Frame 1 (no input): blank canvas, image omitted
Frame 60 (the mouse pressed at the canvas centre just before this capture): blank canvas, image omitted
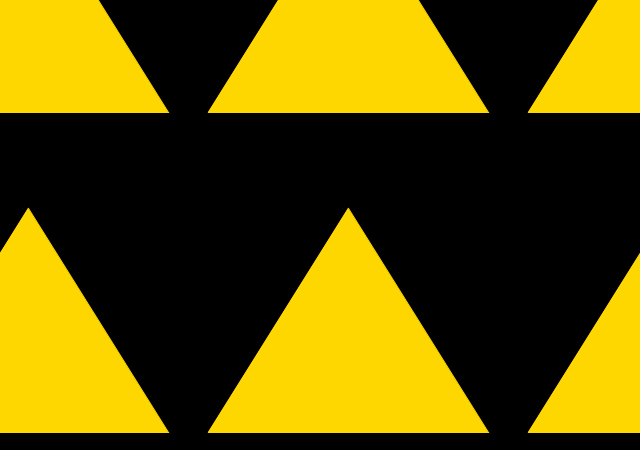
Frame 120 (the mouse held since frame 60 and released just before this capture)

The Processing sketch whose frames 1 and 60 were blank and that drew this single picture after the mouse press (run headless with seeded random() and noise(); from frame 60 on, the mouse is pressed at the canvas centre):

// Processing sketch: processing_43537
// ── processing_43537.pde

// vj monz || vjmonz.com || vimeo.com/vjmonz

float scal , rad, c;


void setup(){
  
    size(640,450);  
    smooth();
    colorMode(HSB);
    scal = 40;
    rad = 40;
}



void draw(){
  
  c+=0.3;
  if(c > 255) c = 0;
  
  background(0);
//
 if( mouseX > 3 ) scal = mouseX;
 if( mouseY > 3 ) rad = mouseY/2;


 
 for ( int x = 0; x < width/8; x++) {
    for ( int y = 0; y < height/8; y++){ 
            

          
             
         stroke(c,255,255); 
         fill(c,255,255);      
          tri ( x * scal, y * scal, rad );
        }
    }
}


void tri ( float _x, float _y, float _size  ) {
   float trisize = _size; 
  float x , y;  
  x = _x;
  y = _y;
  pushMatrix();
  translate( x, y);
  triangle( -trisize, trisize, trisize/4,-trisize, trisize+ trisize/2, trisize );
  popMatrix();
}



                
                
